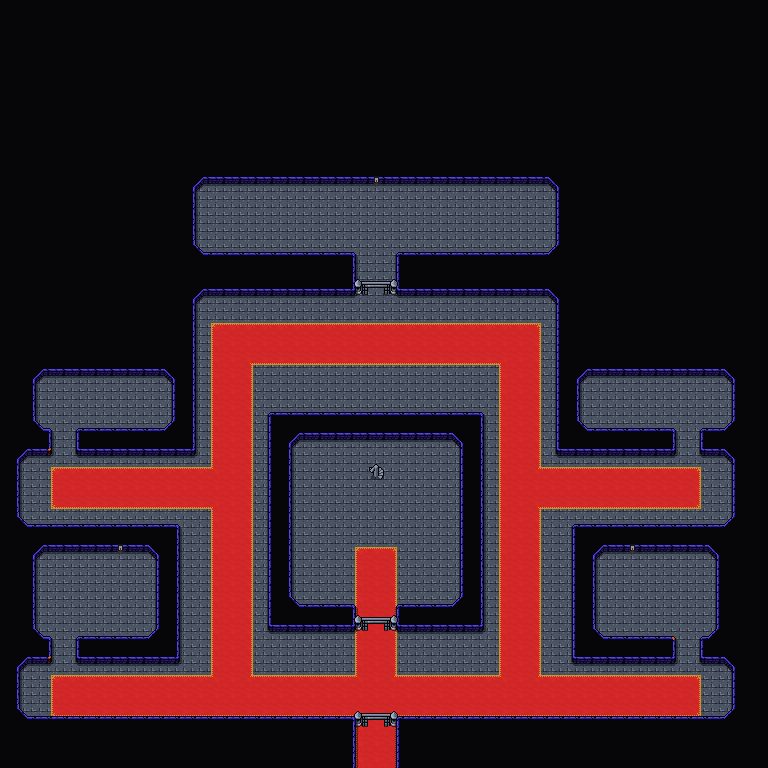

This is a level from a 2D game, rendered from its Tiled map with the project's own tilesets. A one-line summary and the map file follow, with tile-layer data summarised:
An orthogonal 48x48 tile map with 16x16 px tiles, 5 tile layers (Background, Floor, Ground, Foreground, ...), 2 tilesets and 14 objects (3x dialog).

<map version="1.9" tiledversion="1.9.2" orientation="orthogonal" renderorder="right-down" width="48" height="48" tilewidth="16" tileheight="16" infinite="0" nextlayerid="7" nextobjectid="71">
 <editorsettings>
  <export target="wastetown..tmx" format="tmx" />
 </editorsettings>
 <properties>
  <property name="dungeonEffect" value="{&quot;startBattleWithCard&quot;: [ &quot;Lorthos presence&quot; ]}" />
  <property name="respawnEnemies" type="bool" value="true" />
 </properties>
 <tileset firstgid="1" source="../../tileset/main.tsx" />
 <tileset firstgid="10113" source="../../tileset/buildings.tsx" />
 <layer id="1" name="Background" width="48" height="48">
  <data>[2304 cells, 2304 non-empty, 2 distinct tile ids]</data>
 </layer>
 <layer id="6" name="Floor" width="48" height="48">
  <data>[2304 cells, 261 non-empty, 12 distinct tile ids]</data>
 </layer>
 <layer id="2" name="Ground" width="48" height="48">
  <data>[2304 cells, 18 non-empty, 5 distinct tile ids]</data>
 </layer>
 <layer id="3" name="Foreground" width="48" height="48">
  <properties>
   <property name="spriteLayer" type="bool" value="true" />
  </properties>
  <data>[2304 cells, 1641 non-empty, 16 distinct tile ids]</data>
 </layer>
 <layer id="5" name="AboveSprites" width="48" height="48">
  <data>[2304 cells, 9 non-empty, 3 distinct tile ids]</data>
 </layer>
 <objectgroup id="4" name="Objects">
  <object id="47" template="../../obj/gold.tx" x="603" y="416">
   <properties>
    <property name="reward">[
  {
    "type": "gold",
    "count": 180,
    "addMaxCount": 40
 }
]</property>
   </properties>
  </object>
  <object id="49" template="../../obj/gold.tx" x="134" y="413">
   <properties>
    <property name="reward">[
  {
    "type": "gold",
    "count": 180,
    "addMaxCount": 40
 }
]</property>
   </properties>
  </object>
  <object id="54" template="../../obj/enemy.tx" x="367" y="719">
   <properties>
    <property name="enemy" value="Merfolk Fighter" />
   </properties>
  </object>
  <object id="55" template="../../obj/gate.tx" x="368" y="640">
   <properties>
    <property name="dialog">[{
    "text":"A gate is blocking the path. It looks like it is opened elsewhere.",
    "options":[
    { "name":"continue" } 
    ]
}]</property>
   </properties>
  </object>
  <object id="60" template="../../obj/entry_up.tx" x="357" y="768" width="38" height="16">
   <properties>
    <property name="teleport" value="" />
   </properties>
  </object>
  <object id="61" name="switch" class="dialog" gid="4426" x="624" y="560" width="16" height="16">
   <properties>
    <property name="dialog">[
  { 
    "text":"Hmm... A big switch is embedded into the wall.",
    "options":[ 
	{ 
		"text":"You hear some loud sounds coming from the center.",
		"action":[{"deleteMapObject":-1},{"advanceMapFlag":"gate"}],
		"name":"flip the switch"
			"options":[{
			"condition":[{"getMapFlag":{"key":"gate","op":"&gt;=","val":3}}],
			"action":[{"deleteMapObject":55}],
			"name":"ok" }]
	},
	{ "name":"go away" } 	
	] 
	} 
]</property>
   </properties>
  </object>
  <object id="63" name="switch" class="dialog" gid="4426" x="368" y="192" width="16" height="16">
   <properties>
    <property name="dialog">[
  { 
    "text":"Hmm... A big switch is embedded into the wall.",
    "options":[ 
	{ 
		"text":"You hear some loud sounds coming from the center.",
		"action":[{"deleteMapObject":-1},{"advanceMapFlag":"gate"}],
		"name":"flip the switch"
			"options":[{
			"condition":[{"getMapFlag":{"key":"gate","op":"&gt;=","val":3}}],
			"action":[{"deleteMapObject":55}],
			"name":"ok" }]
	},
	{ "name":"go away" } 	
	] 
	} 
]</property>
   </properties>
  </object>
  <object id="64" name="switch" class="dialog" gid="4426" x="112" y="560" width="16" height="16">
   <properties>
    <property name="dialog">[
  { 
    "text":"Hmm... A big switch is embedded into the wall.",
    "options":[ 
	{ 
		"text":"You hear some loud sounds coming from the center.",
		"action":[{"deleteMapObject":-1},{"advanceMapFlag":"gate"}],
		"name":"flip the switch"
			"options":[{
			"condition":[{"getMapFlag":{"key":"gate","op":"&gt;=","val":3}}],
			"action":[{"deleteMapObject":55}],
			"name":"ok" }]
	},
	{ "name":"go away" } 	
	] 
	} 
]</property>
   </properties>
  </object>
  <object id="65" template="../../obj/entry_down.tx" x="369" y="489">
   <properties>
    <property name="teleport" value="maps/map/main_story/blue_castle_f1.tmx" />
   </properties>
  </object>
  <object id="66" template="../../obj/enemy.tx" x="56" y="663">
   <properties>
    <property name="enemy" value="Merfolk Fighter" />
   </properties>
  </object>
  <object id="67" template="../../obj/enemy.tx" x="679" y="664">
   <properties>
    <property name="enemy" value="Merfolk Fighter" />
   </properties>
  </object>
  <object id="68" template="../../obj/enemy.tx" x="681" y="458">
   <properties>
    <property name="enemy" value="Merfolk Fighter" />
   </properties>
  </object>
  <object id="69" template="../../obj/enemy.tx" x="368" y="298">
   <properties>
    <property name="enemy" value="Merfolk Fighter" />
   </properties>
  </object>
  <object id="70" template="../../obj/enemy.tx" x="57" y="456">
   <properties>
    <property name="enemy" value="Merfolk Fighter" />
   </properties>
  </object>
 </objectgroup>
</map>
